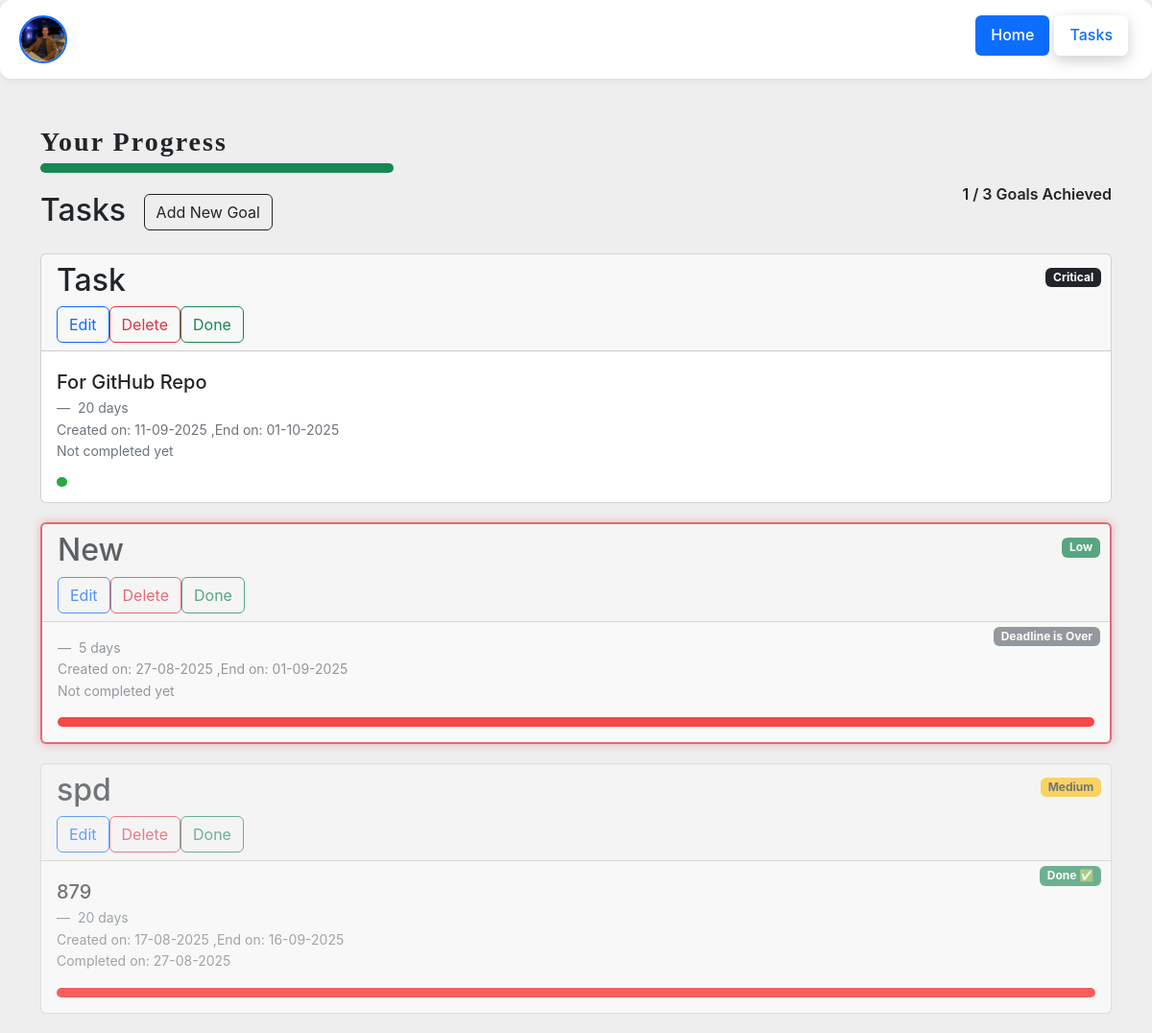
The app's page /user/task (signed in) with its own data.
### app.py (models this page shows, shortened)
class User(db.Model):
    id = db.Column(db.Integer, primary_key=True)
    username = db.Column(db.String(20), nullable=False)
    email = db.Column(db.String(70), nullable=False)
    password = db.Column(db.String(60), nullable=False)
    photo = db.Column(db.String(20), nullable=True, default='default.jpg')
    Address = db.Column(db.String(100), nullable=False)
    Phone = db.Column(db.String(15), nullable=False)
    gender = db.Column(db.String(1), nullable=False)

class Task(db.Model):
    id = db.Column(db.Integer, primary_key=True)
    title = db.Column(db.String(100), nullable=False)
    description = db.Column(db.Text, nullable=True)
    user_id = db.Column(db.Integer, db.ForeignKey('user.id'), nullable=False)
    StartDate = db.Column(db.DateTime, nullable=False, default=lambda: datetime.now(timezone.utc))
    EndDate = db.Column(db.DateTime, nullable=False, default=db.func.current_timestamp()) #I will use Deadline instead
    CompletedDate = db.Column(db.DateTime(timezone=True), nullable=True)  # for both boolean and date when the task was actually completed
    Deadline = db.Column(db.Integer, nullable=False)    # Deadline in days
    priority = db.Column(db.String(10), nullable=False, default='Medium')

### app.py (the view)
@app.route('/user/task')
def view_tasks():
    if 'user_id' not in session:
        return redirect(url_for('login'))
    user = User.query.get(session['user_id'])
    tasks = Task.query.filter_by(user_id=session['user_id']).order_by(nullsfirst(Task.CompletedDate)).all()
    for task in tasks:
        today = datetime.now(timezone.utc)
        end_date = task.EndDate.replace(tzinfo=timezone.utc)
        if today > end_date:
                    task.CompletedDate = datetime(1970, 1, 1, tzinfo=timezone.utc)
                    db.session.commit()
    onGoingTasks = Task.query.filter_by(user_id=session['user_id']).filter(Task.CompletedDate.is_(None)).all()
    acheivedTasks = Task.query.filter_by(user_id=session['user_id']).filter(Task.CompletedDate.isnot(None)).filter(Task.CompletedDate != datetime(1970, 1, 1, tzinfo=timezone.utc)).all()
    overdueTasks = Task.query.filter_by(user_id=session['user_id']).filter(Task.CompletedDate.isnot(None)).filter(Task.CompletedDate == datetime(1970, 1, 1, tzinfo=timezone.utc)).all()
    acheived = Task.query.filter_by(user_id=session['user_id']).filter(Task.CompletedDate.isnot(None)).filter(Task.CompletedDate != datetime(1970, 1, 1, tzinfo=timezone.utc)).count()
    total = Task.query.filter_by(user_id=session['user_id']).count()
    return render_template('viewTasks.html', user=user, acheived=acheived, total=total,onGoingTasks = onGoingTasks ,
                           acheivedTasks = acheivedTasks, overdueTasks=overdueTasks, tasks=tasks, title='Tasks', style='register_signin.css', script='script.js')

### templates/viewTasks.html (shortened to what this page needs)
{% extends 'base.html' %}
{% block content %}
<div class="container-fluid p-0">
    <header class="d-flex flex-wrap justify-content-center py-3 mb-4 border-bottom" style="width:100%">
        <a href="{{ url_for('personal_info') }}"
            class="d-flex align-items-center mb-3 mb-md-0 me-md-auto link-body-emphasis text-decoration-none">
            <div class="welcome-photo">
                <img id="personal-photo" src="{{ url_for('static', filename='profile_pics/' ~ user.photo) }}"
                    alt="{{ user.username }}">
            </div>
        </a>
        <ul class="nav nav-pills">
            <li class="nav-item">
                <a href="/user/home" class="nav-link active header-list" aria-current="page">Home</a>
            </li>
            <li class="nav-item header-list"><a href="{{ url_for('view_tasks') }}" id="tasks-btn"
                    class="nav-link">Tasks</a></li>
        </ul>
    </header>
</div>
<div class="container mt-5">
    {% if total %}
    <div style="margin-top: 0;">
        <h3 style="margin-bottom: 0;" id="progress">Your Progress</h4>
            <div id="achievment" style="margin-top: 5px;">
                <span acheived={{acheived}} total="{{total}}" id="achievment-line">
                </span>
                <span id="progress-text">{{acheived}} / {{total}} Goals Achieved</span>
            </div>
    </div>
    {% endif %}
    <h2 class="mb-4">Tasks
        <span>
            <a style="margin-left: 10px;" href="{{ url_for('add_task') }}">
                <button type="button" class="btn btn-outline-dark "> Add New Goal
                </button>
            </a>
        </span>
    </h2>
    {% if tasks %}
    <div class="list-group">
        {% for task in onGoingTasks %}
        <div class="card taskCard {{cls}}" id="{{ task.id }}" style="margin-bottom: 20px;">
            <div style="position: relative;" class="card-header">
                <h2>
                    {{ task.title }}
                </h2>
                <div class="btn-group btn-group-sm me-3" role="group" aria-label="Task actions">
                    <a href="{{ url_for('edit_task', task_id=task.id) }}"><button type="button"
                            class="btn btn-outline-primary">Edit</button></a>
                    <a href="{{ url_for('delete_task', task_id=task.id) }}"><button type="button"
                            class="btn btn-outline-danger">Delete</button></a>
                    <a href="{{ url_for('complete_task', task_id=task.id) }}"><button id="{{ task.id }}"
                            onclick="Done(this.id)" id="done" type="button"
                            class="btn btn-outline-success">Done</button></a>
                </div>
                <div style=" position: absolute; top: 0; right: 0; padding: 10px;">
                    {% if task.priority == 'Low' %}
                    <span class="badge bg-success">Low</span>
                    {% elif task.priority == 'Medium' %}
                    <span class="badge bg-warning text-dark">Medium</span>
                    {% elif task.priority == 'High' %}
                    <span class="badge bg-danger">High</span>
                    {% elif task.priority == 'Critical' %}
                    <span class="badge bg-dark">Critical</span>
                    {% endif %}
                </div>
            </div>
            <div class="card-body">
                <figure>
                    <blockquote class="blockquote">
                        <p style="font-weight:500">{{ task.description }}</p>
                    </blockquote>
                    <figcaption class="blockquote-footer">
                        {{ task.Deadline }} days <cite title="Source Title"></cite><br>
                        Created on: {{ task.StartDate.strftime('%d-%m-%Y') }} ,End on:
                        {{ task.EndDate.strftime('%d-%m-%Y') }} <br>
                        {% if task.CompletedDate %}
                        Completed on: {{ task.CompletedDate.strftime('%d-%m-%Y' ) }}
                        {% else %}
                        Not completed yet
                        {% endif %}
                    </figcaption>
                </figure>
                <div style="position: relative;height: 10px;">
                    <span class="timeline" data-start="{{ task.StartDate.isoformat() }}"
                        data-end="{{ task.EndDate.isoformat() }}" data-deadline="{{ task.Deadline }}"
                        data-completed="{{ task.CompletedDate.isoformat() if task.CompletedDate }}"
                        style="display:inline-block;position: absolute;top:0;left:0;background-color: red;height:100%"></span>
                </div>
            </div>
        </div>
        {% endfor %}
        {% for task in overdueTasks %}
        {% set cls = 'overdue' %}
        <div class="card taskCard {{cls}}" id="{{ task.id }}" style="margin-bottom: 20px;">
            <div style="position: relative;" class="card-header">
                <h2>
                    {{ task.title }}
                </h2>
                <div class="btn-group btn-group-sm me-3" role="group" aria-label="Task actions">
                    <a href="{{ url_for('edit_task', task_id=task.id) }}"><button type="button"
                            class="btn btn-outline-primary">Edit</button></a>
                    <a href="{{ url_for('delete_task', task_id=task.id) }}"><button type="button"
                            class="btn btn-outline-danger">Delete</button></a>
                    <a href="{{ url_for('complete_task', task_id=task.id) }}"><button id="{{ task.id }}"
                            onclick="Done(this.id)" id="done" type="button"
                            class="btn btn-outline-success">Done</button></a>
                </div>
                <div style=" position: absolute; top: 0; right: 0; padding: 10px;">
                    {% if task.priority == 'Low' %}
                    <span class="badge bg-success">Low</span>
                    {% elif task.priority == 'Medium' %}
                    <span class="badge bg-warning text-dark">Medium</span>
                    {% elif task.priority == 'High' %}
                    <span class="badge bg-danger">High</span>
                    {% elif task.priority == 'Critical' %}
                    <span class="badge bg-dark">Critical</span>
                    {% endif %}
                </div>
                <div style=" position: absolute; top: 30; right: 0; padding: 10px;">
                    <span class="badge bg-secondary ">Deadline is Over</span>
                </div>
            </div>
            <div class="card-body">
                <figure>
                    <figcaption class="blockquote-footer">
                        {{ task.Deadline }} days <cite title="Source Title"></cite><br>
                        Created on: {{ task.StartDate.strftime('%d-%m-%Y') }} ,End on:
                        {{ task.EndDate.strftime('%d-%m-%Y') }} <br>
                        Not completed yet
                    </figcaption>
                </figure>
                <div style="position: relative;height: 10px;">
                    <span class="timeline" data-start="{{ task.StartDate.isoformat() }}"
                        data-end="{{ task.EndDate.isoformat() }}" data-deadline="{{ task.Deadline }}"
                        style="display:inline-block;position: absolute;top:0;left:0;background-color: red;height:100%"></span>
                </div>
            </div>
        </div>
        {% endfor %}
        {% for task in acheivedTasks %}
        {% set cls = 'complete' %}
        <div class="card taskCard {{cls}}" id="{{ task.id }}" style="margin-bottom: 20px;">
            <div style="position: relative;" class="card-header">
                <h2>
                    {{ task.title }}
                </h2>
                <div class="btn-group btn-group-sm me-3" role="group" aria-label="Task actions">
                    <a href="{{ url_for('edit_task', task_id=task.id) }}"><button type="button"
                            class="btn btn-outline-primary">Edit</button></a>
                    <a href="{{ url_for('delete_task', task_id=task.id) }}"><button type="button"
                            class="btn btn-outline-danger">Delete</button></a>
                    <a href="{{ url_for('complete_task', task_id=task.id) }}"><button id="{{ task.id }}"
                            onclick="Done(this.id)" id="done" type="button"
                            class="btn btn-outline-success">Done</button></a>
                </div>
                <div style=" position: absolute; top: 0; right: 0; padding: 10px;">
                    {% if task.priority == 'Low' %}
                    <span class="badge bg-success">Low</span>
                    {% elif task.priority == 'Medium' %}
                    <span class="badge bg-warning text-dark">Medium</span>
                    {% elif task.priority == 'High' %}
                    <span class="badge bg-danger">High</span>
                    {% elif task.priority == 'Critical' %}
                    <span class="badge bg-dark">Critical</span>
                    {% endif %}
                </div>
                <div style=" position: absolute; top: 30; right: 0; padding: 10px;">
                    <span class="badge bg-success ">Done ✅ </span>
                </div>
            </div>
            <div class="card-body">
                <figure>
                    <blockquote class="blockquote">
                        <p style="font-weight:500">{{ task.description }}</p>
                    </blockquote>
                    <figcaption class="blockquote-footer">
                        {{ task.Deadline }} days <cite title="Source Title"></cite><br>
                        Created on: {{ task.StartDate.strftime('%d-%m-%Y') }} ,End on:
                        {{ task.EndDate.strftime('%d-%m-%Y') }} <br>
                        Completed on: {{ task.CompletedDate.strftime('%d-%m-%Y' ) }}
                    </figcaption>
                </figure>
                <div style="position: relative;height: 10px;">
                    <span class="timeline" data-start="{{ task.StartDate.isoformat() }}"
                        data-end="{{ task.EndDate.isoformat() }}" data-deadline="{{ task.Deadline }}"
                        style="display:inline-block;position: absolute;top:0;left:0;background-color: red;height:100%"></span>
                </div>
            </div>
        </div>
        {% endfor %}
    </div>
    {% else %}
    <p>You have no tasks. <a href="{{ url_for('add_task') }}">Add a new task</a></p>
    {% endif %}
</div>
{% endblock %}

### templates/base.html
{% include "partials/header.html" %}
{% block content %}
{% endblock content %}
{% include "partials/footer.html" %}

### templates/partials/header.html (shortened to what this page needs)
<!DOCTYPE html>
<html lang="en">
<head>
   <link href="https://cdn.jsdelivr.net/npm/bootstrap@5.3.7/dist/css/bootstrap.min.css" rel="stylesheet"
 />
    <link rel="stylesheet" href="https://cdn.jsdelivr.net/npm/bootstrap-icons@1.11.3/font/bootstrap-icons.css">
    {% if style %}
        <link rel="stylesheet" href="{{ url_for('static', filename='style/' + style) }}">
    {% endif %}
</head>
<body>

### templates/partials/footer.html (shortened to what this page needs)
</body>
</html>

### static/style/register_signin.css (style rules this page uses)
body { font-family: 'Inter', 'Segoe UI', sans-serif; line-height: 1.6; background: #EEE; color: #212529; }
header { background: #ffffff; box-shadow: 0 2px 8px rgba(0, 0, 0, 0.05); border-radius: 0.75rem; padding: 0.75rem 1.25rem; }
header .nav-link { font-weight: 500; transition: color 0.3s ease; }
.btn { transition: transform 0.2s ease, box-shadow 0.2s ease; }
#personal-photo { width: 50px; height: 50px; border-radius: 50%; object-fit: cover; border: 2px solid #0d6efd; transition: transform 0.3s ease, box-shadow 0.3s ease; }
.header-list { margin-right: 5px; }
.timeline { transition: width 0.5s ease; border-radius: 5px; }
#tasks-btn { box-shadow: 0 4px 12px rgba(0, 0, 0, 0.1), 0 6px 20px rgba(0, 0, 0, 0.1); }
.complete { opacity: 0.6; }
.overdue { opacity: 0.7; border: 2px solid #dc3545; box-shadow: 0 0 10px rgba(220, 53, 69, 0.5); }
#achievment { position: relative; width: 100%; height: 10px; margin: 20px 0; }
#achievment-line { position: absolute; left: 0; top: 0; width: 0; height: 100%; animation: loadLine 2s forwards; border-radius: 5px; }
#progress { font-weight: 700; color: #212529; font-family: fantasy; letter-spacing: 2px; }
#progress-text { float: right; font-weight: 600; position: relative; top: 20px; }

### templates/viewTasks.html (style rules this page uses)
a { text-decoration: none; }

### records on screen
User: photo (picture)
Task: title "Task", priority "Critical", description "For GitHub Repo", Deadline "20", StartDate "11-09-2025", EndDate "01-10-2025", shows "Not completed yet"
Task: title "New", priority "Low", Deadline "5", StartDate "27-08-2025", EndDate "01-09-2025"
Task: title "spd", priority "Medium", description "879", Deadline "20", StartDate "17-08-2025", EndDate "16-09-2025", CompletedDate "27-08-2025"

### other values on screen
{{ acheived }} "1"
{{ total }} "3"
